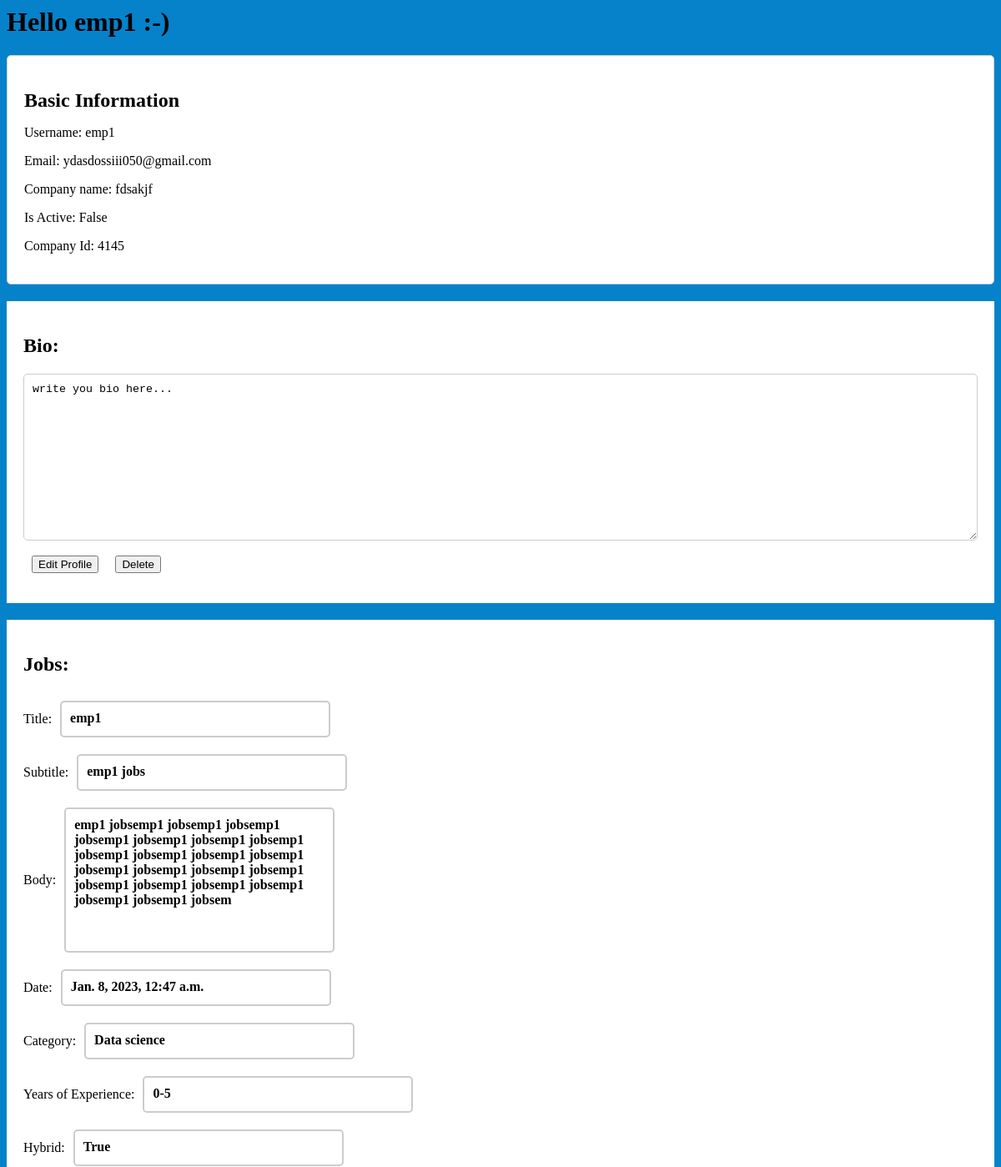
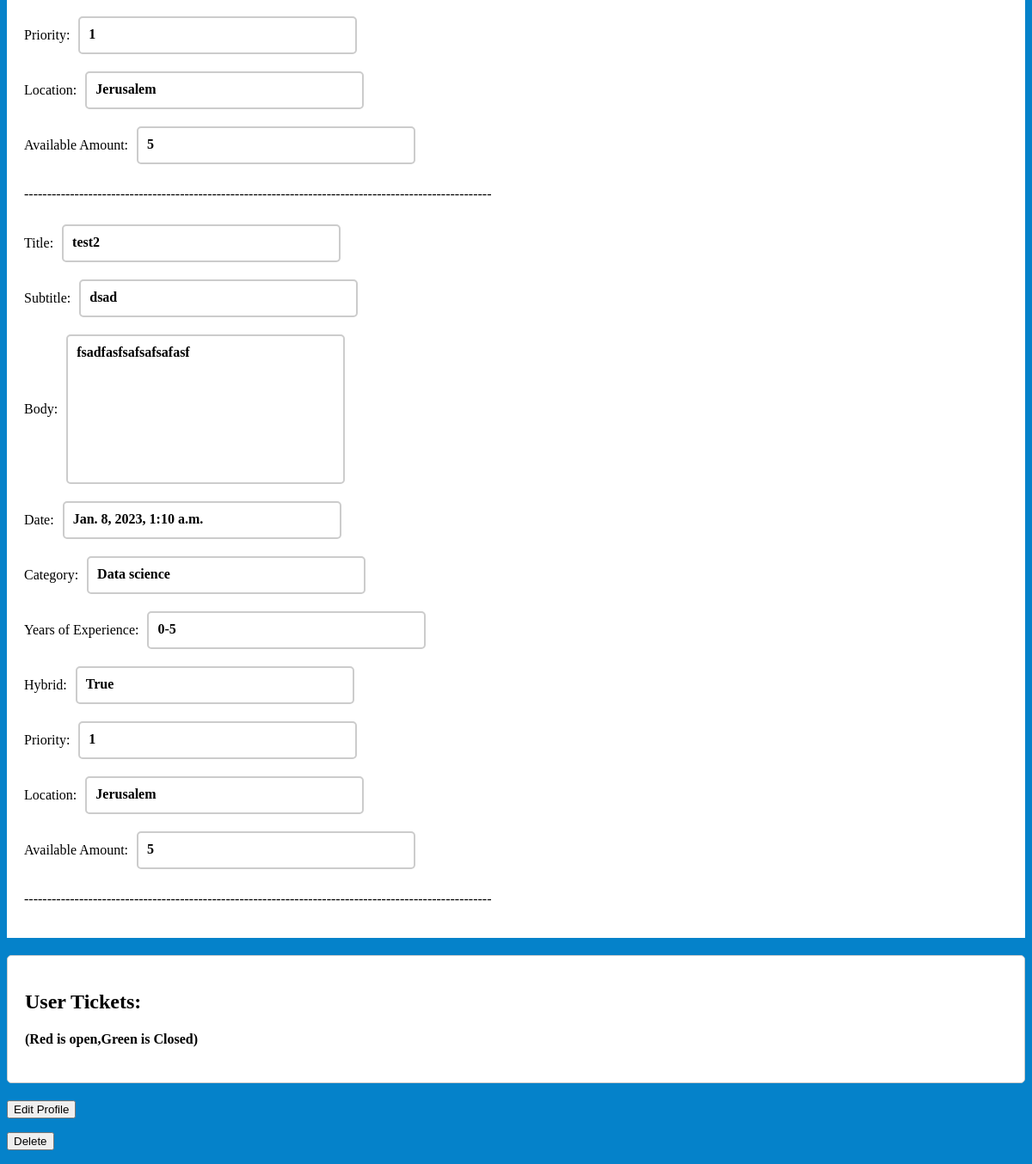
Page /register/Profile/emp1/ (signed in) on the committed database (2 pictures, top to bottom).
### users/models.py (models this page shows, shortened)
class Employer(models.Model):
    user = models.OneToOneField(User, on_delete=models.CASCADE)
    email = models.EmailField(unique=True)
    username=models.CharField(max_length=50)
    CompanyName = models.CharField(max_length=255)
    employer_id = models.CharField(max_length=200,unique=True)
    is_employer = models.BooleanField(default=True)
    bios=models.TextField(blank=True,default="write you bio here...")
    USERNAME_FIELD='username'

### jobs/models.py (models this page shows, shortened)
class Upload(models.Model): #The dataBase knows to create a table for this model
    title=models.CharField(max_length=60,null=True)
    subTitle=models.CharField(max_length=100)
    slug=models.SlugField(unique=True)
    body=models.TextField(max_length=200)
    date=models.DateTimeField(auto_now_add=True) #automaticly applied
    category = models.IntegerField(choices=FIELD_CHOICES, default=1)
    salaryRange = models.IntegerField(choices=SALARY_CHOICES, default=1)
    yearsexp = models.IntegerField(choices=YEARS_CHOICES, default=1)
    education=models.CharField(max_length=60,null=True)
    time=models.IntegerField(choices=TIME_CHOICES, default=1)
    hybrid=models.BooleanField(default=True)
    priority=models.IntegerField(choices=PRIORITY_CHOICES,default=1)
    owner=models.ForeignKey(Employer, on_delete=models.CASCADE, default=1, related_name='employer')
    location=models.IntegerField(choices=CITIES, default=1)
    availableAmount = models.DecimalField(max_digits=2, decimal_places=0, default=Decimal('5'))
    notification=models.DecimalField(max_digits=3 ,decimal_places=0, default=Decimal('5'))
    def __str__(self):
        return self.title

### users/views.py (the view)
# urls.py: path('Profile/<str:username>/',views.user_profile,name="Profile"),
def user_profile(request, username):
    user = get_object_or_404(User, username=username)
    print(user)
    try:
        if user.employer.is_employer==True:
            employer = user.employer
            tick=Ticket.objects.all()
            job=Upload.objects.all()
            print("--------->"+str(job))
            context = {'employer': employer,'tick':tick,'job':job}
            return render(request, 'employer_profile.html', context)
    except:
        if user.candidate.is_candidate==True:
            candidate = user.candidate
            candidatecv = candidate.cvcandidate
            tick=Ticket.objects.all()
            context = {'candidate': candidate,'candidatecv': candidatecv,'tick':tick}
            return render(request, 'candidate_profile.html', context)

### users/templates/employer_profile.html (shortened to what this page needs)
<h1>Hello {{ employer.user.username }} :-)</h1>
<div class="profile-info">
    <h2>Basic Information</h2>
    <p>Username: {{ employer.user.username }}</p>
    <p>Email: {{ employer.user.email }}</p>
    <p>Company name: {{ employer.CompanyName }}</p>
    <p>Is Active: {{ employer.user.is_active }}</p>
    <p>Company Id: {{ employer.employer_id }}</p>
</div>
<div class="profile-bio">
    <h2>Bio:</h2>
    <textarea readonly>{{ employer.bios }}</textarea>
    <br>
    <div class="button-container">
        <form action="{% url 'edit_profile' employer.user.username %}">
            <br>
            <button type="submit" class="btn btn-primary">Edit Profile</button>
        </form>
        <form action="{% url 'delete_account' %}">
            <br>
            <input type="submit" value="Delete" />
        </form>
        </div>
    </div>
<div class="profile-bio">
    <h2>Jobs:</h2>
    {% for j in job %}
        <div class="label-value">
            <span class="label">Title:</span>
            <div class="label-box">{{ j.title }}</div>
            </div>
            <div class="label-value">
            <span class="label">Subtitle:</span>
            <div class="label-box">{{ j.subTitle }}</div>
            </div>
            <div class="label-value">
            <span class="label">Body:</span>
            <div class="label3-box">{{ j.body }}</div>
            </div>
            <div class="label-value">
            <span class="label">Date:</span>
            <div class="label-box">{{ j.date }}</div>
            </div>
            <div class="label-value">
            <span class="label">Category:</span>
            <div class="label-box">{{ j.get_category_display }}</div>
            </div>
            <div class="label-value">
            <span class="label">Years of Experience:</span>
            <div class="label-box">{{ j.get_yearsexp_display }}</div>
            </div>
            <div class="label-value">
            <span class="label">Hybrid:</span>
            <div class="label-box">{{ j.hybrid }}</div>
            </div>
            <div class="label-value">
            <span class="label">Priority:</span>
            <div class="label-box">{{ j.priority }}</div>
            </div>
            <div class="label-value">
            <span class="label">Location:</span>
            <div class="label-box">{{ j.get_location_display }}</div>
            </div>
            <div class="label-value">
            <span class="label">Available Amount:</span>
            <div class="label-box">{{ j.availableAmount }}</div>
            </div>
            <p>------------------------------------------------------------------------------------------------------</p>
            {% endfor %}
    </div>
{% if employer.user.username == user.username or user.is_staff == True  %}
<div class="profile-info">
    <h2>User Tickets:</h2><h4>(Red is open,Green is Closed)</h4>
{% endif %}
</div>
{% if employer.user.username == user.username or user.is_staff == True  %}
    <form action="{% url 'edit_profile' employer.user.username %}">
        <button type="submit" class="btn btn-primary">Edit Profile</button>
    </form>
    <form action="{% url 'delete_account' %}">
        <input type="submit" value="Delete" />
{% endif %}
</form>

### users/templates/employer_profile.html (style rules this page uses)
.profile-info { margin: 20px 0; border: 1px solid #ccc; border-radius: 5px; padding: 20px; background-color: #fff; }
.profile-info h2 { margin-bottom: 10px; }
.profile-bio { margin: 20px 0; padding: 20px; background-color: #fff; }
.profile-bio textarea { width: 100%; height: 200px; border: 1px solid #ccc; border-radius: 5px; padding: 10px; }
.button-container { display: flex; }
.button-container button, .button-container input { margin: 0 10px; }
.label-value { display: flex; align-items: center; }
.label-box { border: 2px solid #ccc; border-radius: 5px; padding: 10px; margin: 10px; font-weight: bold; width: 300px; height: 20px; }
.label3-box { border: 2px solid #ccc; border-radius: 5px; padding: 10px; margin: 10px; font-weight: bold; width: 300px; height: 150px; }

### rows in the picture
Employer: user.username "emp1", user.email "ydasdossiii050@gmail.com", CompanyName "fdsakjf", user.is_active "False", employer_id "4145", bios "write you bio here..."
Upload: title "emp1", subTitle "emp1 jobs", body "emp1 jobsemp1 jobsemp1 jobsemp1 jobsemp1 jobsemp1 jobsemp1 jobsemp1 jobsemp1 jobsemp1 jobsemp1 jobsemp1 jobsemp1 jobsemp1 jobsemp1 jobsemp1 jobsemp1 jobsemp1 jobsemp1 jobsemp1 jobsemp1 jobsemp1 jobsem", date "Jan. 8, 2023, 12:47 a.m.", category "Data science", yearsexp "0-5", hybrid "True", priority "1", location "Jerusalem", availableAmount "5"
Upload: title "test2", subTitle "dsad", body "fsadfasfsafsafsafasf", date "Jan. 8, 2023, 1:10 a.m.", category "Data science", yearsexp "0-5", hybrid "True", priority "1", location "Jerusalem", availableAmount "5"
